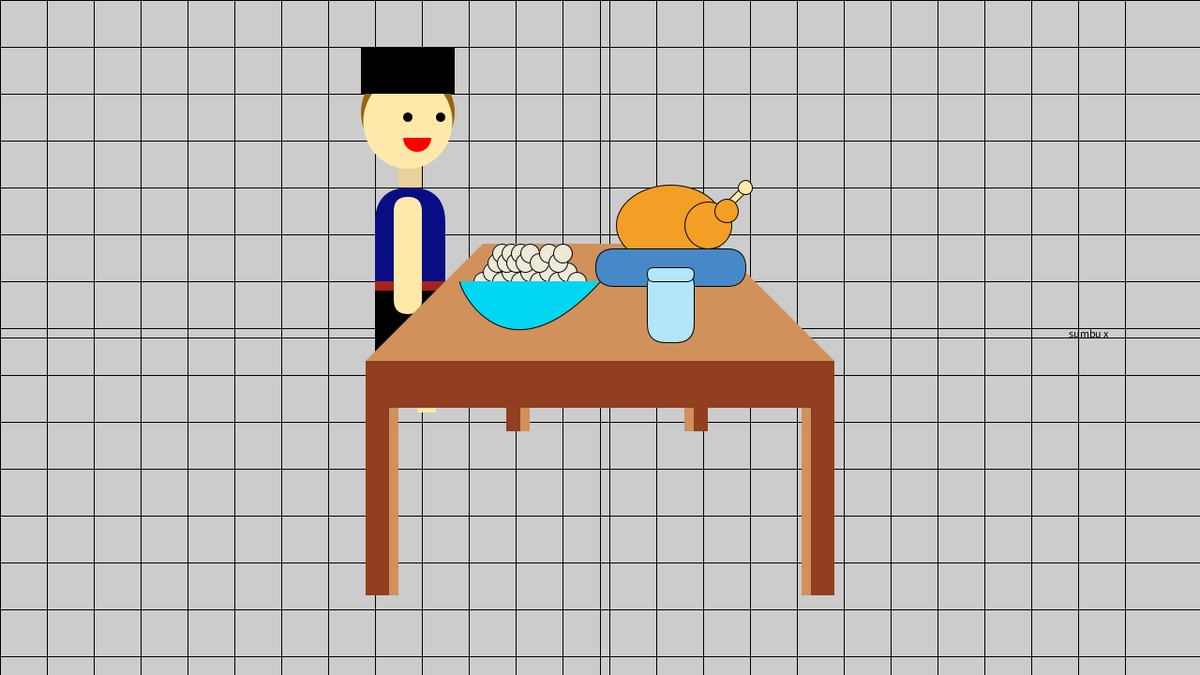
Frame 1 (no input)
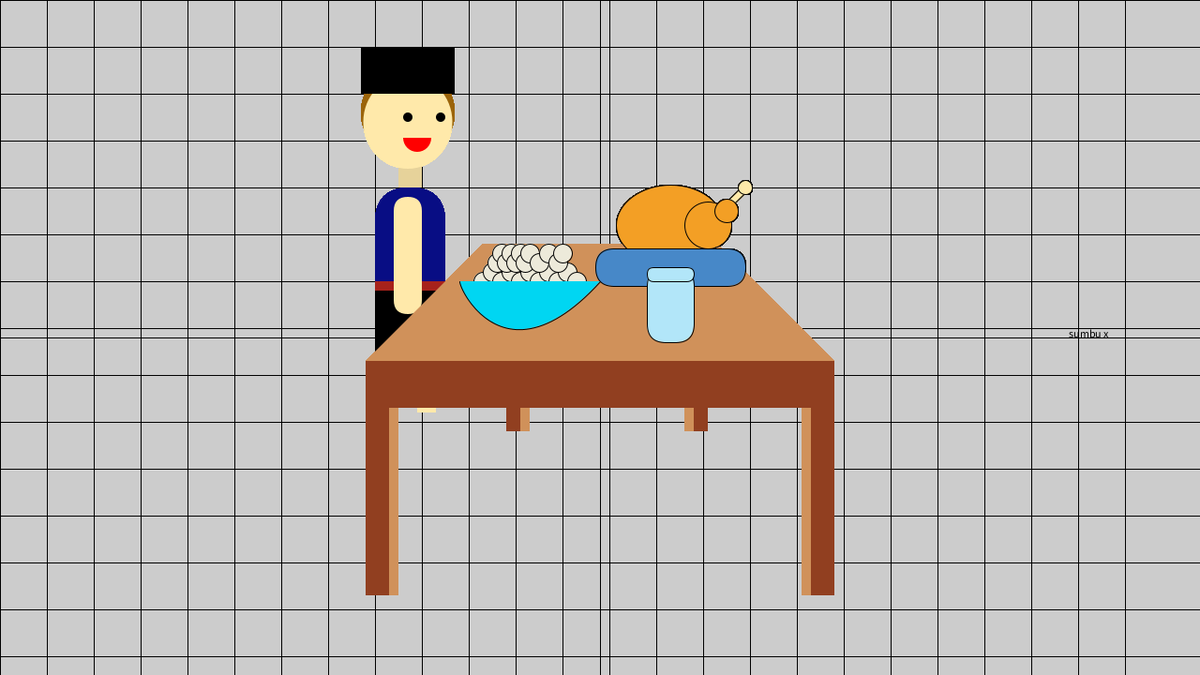
Frame 60 (the mouse pressed at the canvas centre just before this capture)
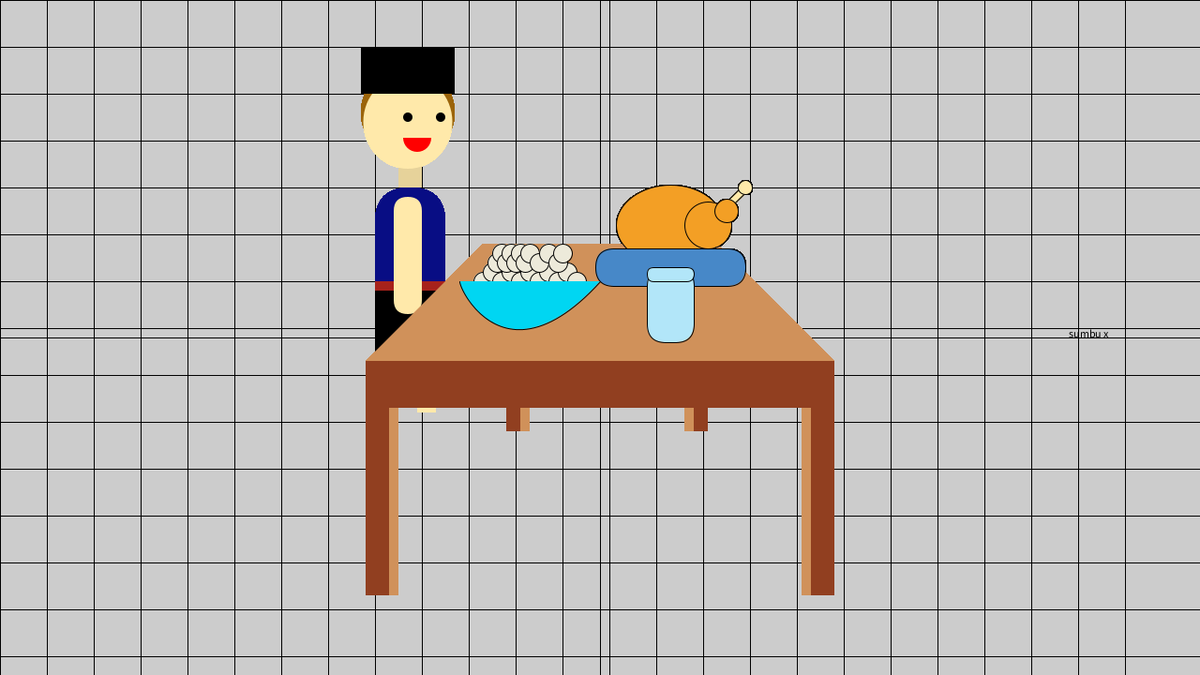
Frame 120 (the mouse held since frame 60 and released just before this capture)

The Processing sketch that drew these frames (run headless with seeded random() and noise(); from frame 60 on, the mouse is pressed at the canvas centre):

// Processing sketch: meja
// ── meja.pde
int Y_AXIS = 1;
int X_AXIS = 2;
color b1, b2, c1, c2;

void setup() {
  size(1280, 720);
  int step=50;
  stroke(0);
  for (int i = 0; i < width/step; i++ ) {
    line(i*step, 0, i*step, height);
    line(0, i*step, width, i*step);
  }

  ///background(255);

  translate(width/2, height/2);
  scale(1.0, -1, 0);

  line(-width/2, 0, width/2, 0);
  fill(0, 0, 0);
  text("sumbu x", 500, 0);
  fill(255, 0, 0);
  line(0, height/2, 0, -height/2);
  fill(0, 0, 0);
  text("sumbu Y", 0, -500);
}

void draw() {
  translate(width/2, height/2);
  
  //orang
  pushMatrix();
  translate(-20, 0);

  pushMatrix(); 
  translate(-625, -350);
  //rambut
  pushMatrix();
  fill(155, 100, 10);
  noStroke();
  ellipse(440, 110, 100, 100);
  popMatrix();
  //leher
  pushMatrix();
  fill(230, 210, 154);
  rect(430, 160, 25, 30);
  popMatrix();
  //kepala
  pushMatrix();
  fill(255, 233, 170);
  noStroke();
  ellipse(440, 120, 95, 100);
  popMatrix();
  //mata kiri
  pushMatrix();
  fill(0, 0, 0);
  noStroke();
  ellipse(440, 115, 10, 10);
  popMatrix();
  //mata kanan
  pushMatrix();
  fill(0, 0, 0);
  noStroke();
  ellipse(475, 115, 10, 10);
  popMatrix();
  //mulut
  pushMatrix();
  fill(255, 0, 0);
  arc(450, 137, 30, 30, 0, PI);
  popMatrix();
  //peci
  pushMatrix();
  fill(0, 0, 0);
  rect(390, 40, 100, 50);
  popMatrix();


  //badan  
  pushMatrix();
  fill(8, 13, 132);
  rect(405, 190, 75, 150, 110);
  popMatrix();
  //kaki kiri
  pushMatrix();
  fill(255, 233, 170);
  rect(410, 370, 20, 60);
  popMatrix();
  //kaki kana
  pushMatrix();
  translate(-10, 0);
  fill(255, 233, 170);
  rect(460, 370, 20, 60);
  popMatrix();

  //sarung
  pushMatrix();
  fill(0, 0, 0);
  rect(405, 290, 75, 100);
  popMatrix();
  //kotak kotak sarung
  pushMatrix();
  fill(167, 34, 27);//warna tangan
  rect(405, 290, 75, 10);
  popMatrix();
  //tangan kanan
  pushMatrix();
  fill(255, 233, 170);
  rect(425,200,30,125,25);
  popMatrix();
  popMatrix();
  popMatrix();

  //kaki kaki
  pushMatrix();
  fill(145, 63, 32);
  rect(-250, 25, 25, 250);
  fill(208, 145, 90);
  rect(-225, 75, 10, 200);

  fill(145, 63, 32);
  rect(225, 25, 25, 250);
  fill(208, 145, 90);
  rect(215, 75, 10, 200);

  fill(145, 63, 32);
  rect(-100, 0, 15, 100);
  fill(208, 145, 90);
  rect(-85, 0, 10, 100);

  fill(145, 63, 32);
  rect(100, 0, 15, 100);
  fill(208, 145, 90);
  rect(90, 0, 10, 100);

  //alas meja
  fill(208, 145, 90);
  quad(-125, -100, -250, 25, 250, 25, 125, -100);
  fill(145, 63, 32);
  rect(-250, 25, 500, 50);
  popMatrix();


  //ayam
  pushMatrix();
  translate(75, -120);
  stroke(1);
  fill(243, 159, 37);
  ellipse(0, 0, 115, 85);
  //tulang
  pushMatrix();
  fill(254, 233, 169);
  rotate(PI/4.0);
  rect(25, -80, 8, 70);
  popMatrix();
  ellipse(80, -40, 15, 15);
  //paha
  fill(243, 159, 37);
  ellipse(40, 0, 50, 50);
  ellipse(60, -15, 25, 25);

  //piring

  fill(71, 136, 200);
  rect(-80, 25, 160, 40, 30);
  popMatrix();


  pushMatrix();
  translate(-75, -50);
  stroke(1);
  fill(237, 234, 218);
  ellipse(-50, -10, 20, 20);
  ellipse(-40, -20, 20, 20);
  ellipse(-30, -10, 20, 20);
  ellipse(-20, -20, 20, 20);
  ellipse(-10, -10, 20, 20);
  ellipse(0, -20, 20, 20);
  ellipse(10, -10, 20, 20);
  ellipse(20, -20, 20, 20);
  ellipse(30, -10, 20, 20);
  ellipse(40, -20, 20, 20);
  ellipse(50, -10, 20, 20);

  ellipse(-35, -30, 20, 20);
  ellipse(-30, -40, 20, 20);
  ellipse(-25, -30, 20, 20);
  ellipse(-20, -40, 20, 20);
  ellipse(-15, -30, 20, 20);
  ellipse(-10, -40, 20, 20);
  ellipse(-5, -30, 20, 20);
  ellipse(0, -40, 20, 20);
  ellipse(10, -30, 20, 20);
  ellipse(20, -40, 20, 20);
  ellipse(30, -30, 20, 20);
  ellipse(35, -40, 20, 20);
  stroke(1);
  fill(0, 214, 242);
  bezier(75, -10, -25, 100, -75, 0, -75, -10);
  popMatrix();

  //gelas
  fill(178, 230, 249);
  rect(50, -75, 50, 80, 20);
  rect(50, -75, 50, 15, 20);



}
